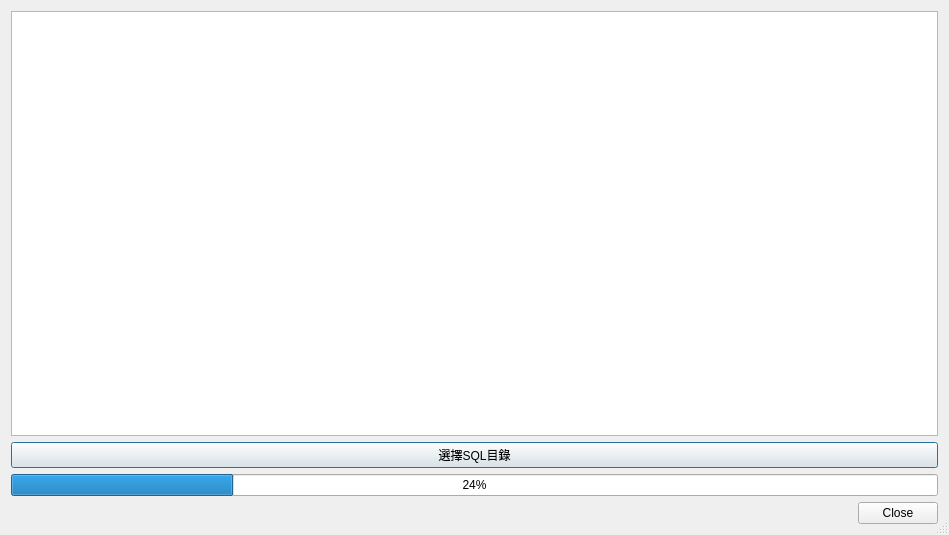
<?xml version="1.0" encoding="UTF-8"?>
<ui version="4.0">
 <class>Dialog</class>
 <widget class="QDialog" name="Dialog">
  <property name="windowModality">
   <enum>Qt::ApplicationModal</enum>
  </property>
  <property name="geometry">
   <rect>
    <x>0</x>
    <y>0</y>
    <width>949</width>
    <height>535</height>
   </rect>
  </property>
  <property name="windowTitle">
   <string>Fortify自動SQL修改程式</string>
  </property>
  <property name="sizeGripEnabled">
   <bool>true</bool>
  </property>
  <property name="modal">
   <bool>true</bool>
  </property>
  <layout class="QVBoxLayout" name="verticalLayout">
   <item>
    <widget class="QTextBrowser" name="textBrowser">
     <property name="font">
      <font>
       <pointsize>14</pointsize>
      </font>
     </property>
    </widget>
   </item>
   <item>
    <widget class="QPushButton" name="btn_select">
     <property name="text">
      <string>選擇SQL目錄</string>
     </property>
    </widget>
   </item>
   <item>
    <widget class="QProgressBar" name="progressBar">
     <property name="value">
      <number>24</number>
     </property>
    </widget>
   </item>
   <item>
    <widget class="QDialogButtonBox" name="buttonBox">
     <property name="orientation">
      <enum>Qt::Horizontal</enum>
     </property>
     <property name="standardButtons">
      <set>QDialogButtonBox::Close</set>
     </property>
    </widget>
   </item>
  </layout>
 </widget>
 <resources/>
 <connections>
  <connection>
   <sender>buttonBox</sender>
   <signal>accepted()</signal>
   <receiver>Dialog</receiver>
   <slot>accept()</slot>
   <hints>
    <hint type="sourcelabel">
     <x>248</x>
     <y>254</y>
    </hint>
    <hint type="destinationlabel">
     <x>157</x>
     <y>274</y>
    </hint>
   </hints>
  </connection>
  <connection>
   <sender>buttonBox</sender>
   <signal>rejected()</signal>
   <receiver>Dialog</receiver>
   <slot>reject()</slot>
   <hints>
    <hint type="sourcelabel">
     <x>316</x>
     <y>260</y>
    </hint>
    <hint type="destinationlabel">
     <x>286</x>
     <y>274</y>
    </hint>
   </hints>
  </connection>
 </connections>
</ui>
